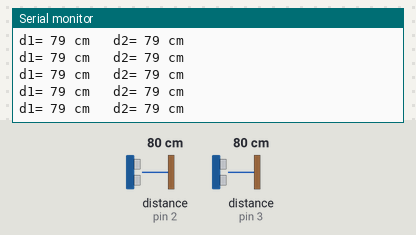
Bench run of a sketch on a simulated Arduino Uno, built with avr-gcc and run on an emulated ATmega328P. Parts: the last lines printed to the serial monitor. Wiring (inferred from the names in the program): 2 × ultrasonic range finder: trigger pin 4, echo pin 3 / trigger pin 5, echo pin 2. Inputs (shaded band) come from the test bench; at power-on: distance to the obstacle (sensors on pin 2, pin 3) 80 cm. The echo pulse lasts 58.3 µs per cm.

Above: at 1.2 s.
1.3 s: distance to the obstacle (sensor on pin 2) set to 4 cm
At 2.3 s:
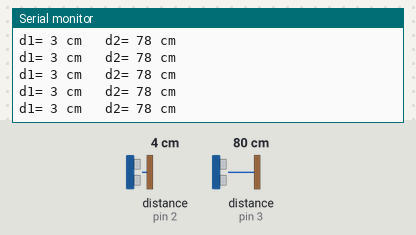
4.3 s: distance to the obstacle (sensor on pin 3) set to 2 cm
At 5.2 s:
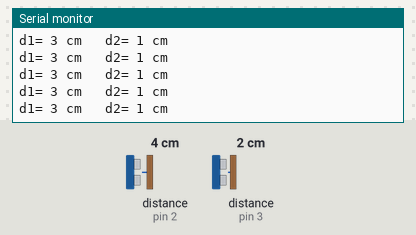
7.3 s: distance to the obstacle (sensor on pin 2) set to 9 cm
Timing chart, 0 to 7.7 s (numbered marks = the images above; inputs shaded):
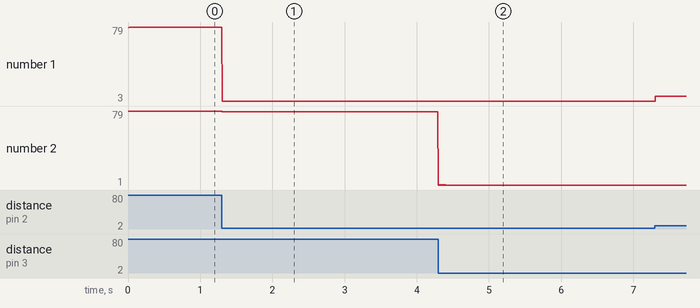

Measured:
- after the input at 1.3 s, the serial monitor: prints a new line at once (image 1)
- after the input at 4.3 s, the serial monitor: prints a new line at once (image 2)
- plotted number 1: 79 → 3 after the input at 1.3 s, 3 → 8 after the input at 7.3 s

The sketch:

2distante.ino
```cpp
const int trig1 = 5;
const int echo1 = 2;
const int trig2 = 4;
const int echo2 = 3;

long duration1, duration2;
int distance1, distance2;

void setup() {
  // put your setup code here, to run once:
  pinMode(trig1, OUTPUT);
  pinMode(trig2, OUTPUT);

  pinMode(echo1, INPUT);
  pinMode(echo2, INPUT);

  Serial.begin(115200);

}

void loop() {
  // put your main code here, to run repeatedly:
  digitalWrite(trig1, LOW);
  delayMicroseconds(2);

  digitalWrite(trig1, HIGH);
  delayMicroseconds(10);
  digitalWrite(trig1, LOW);
  // Măsoară durata pulsului
  duration1 = pulseIn(echo1, HIGH);
  // Convertește durata în distanță
  distance1 = duration1 * 0.034 / 2; // Convertește timpul în distanță (cm)
  Serial.print("d1= ");
  Serial.print(distance1);
  Serial.print(" cm   ");


  digitalWrite(trig2, LOW);
  delayMicroseconds(2);

  digitalWrite(trig2, HIGH);
  delayMicroseconds(10);
  digitalWrite(trig2, LOW);
  // Măsoară durata pulsului
  duration2 = pulseIn(echo2, HIGH);
  // Convertește durata în distanță
  distance2 = duration2 * 0.034 / 2; // Convertește timpul în distanță (cm)
  Serial.print("d2= ");
  Serial.print(distance2);
  Serial.println(" cm");

}
```
